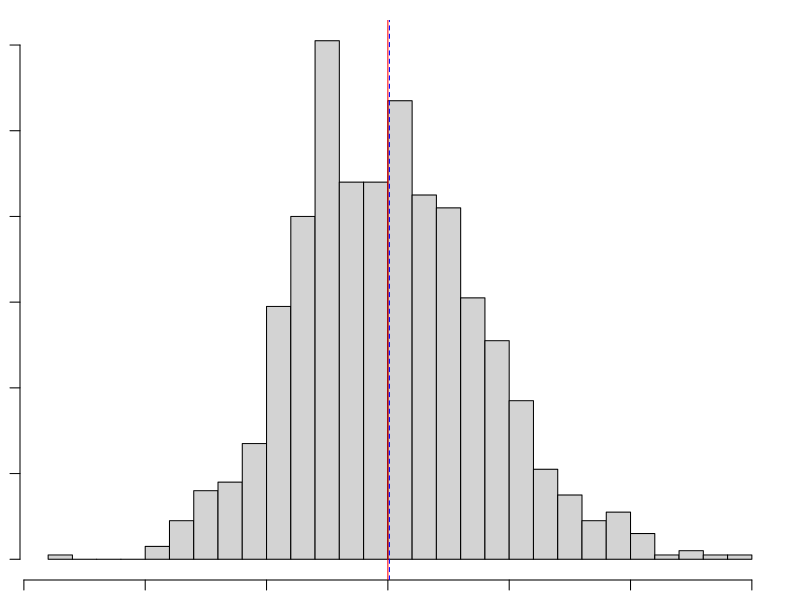
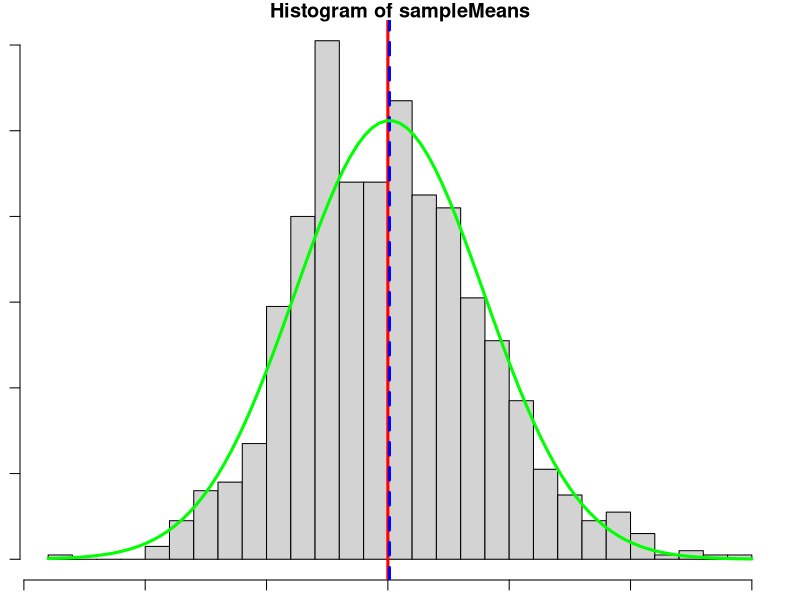

Write R code to recreate these figures, in order.
## ---- chunk 1
set.seed(2401)
lambda <- 0.2
mean <- 1/lambda
sd <- 1/lambda
exp <- 40
n <- 1000
## ---- chunk 2
sampleMeans <- NULL
for (i in 1:n) sampleMeans <- c(sampleMeans, mean(rexp(exp, lambda)))
## ---- chunk 3
meanS <- mean(sampleMeans)
meanS
## ---- chunk 4
par(mar = c(1,1,1,1))
hist(sampleMeans, breaks = 20, main = NULL, ylab = NULL, xlab = NULL)
abline(v= 1/lambda, col = "red")
abline(v= mean(sampleMeans), col = "blue", lty = 2)
## ---- chunk 5
varS <- var(sampleMeans)
varS
## ---- chunk 6
varT <- (lambda * sqrt(exp))^-2
## ---- chunk 7
hist(sampleMeans, breaks = 20, xlab = 'Mean')
abline(v = mean, col = "red", lwd = 3)
abline(v = meanS, col = "blue", lwd = 3, lty = 2)
curve(dnorm(x, mean = meanS, sd = sd(sampleMeans))*200, col = "green", lwd = 3, add = TRUE)
